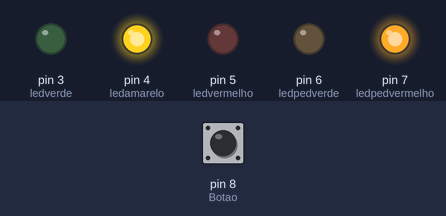
Bench run of a sketch on a simulated Arduino Uno, built with avr-gcc and run on an emulated ATmega328P. Shown: output pins drawn as LEDs (lit = HIGH). The inputs (shaded band) are chosen by the test bench; at power-on: pin 8 (Botao) HIGH.

Above: at 2.1 s.
At 11.7 s:
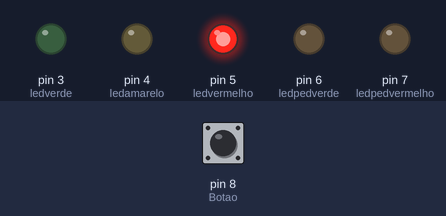
11.8 s: pin 8 (Botao) pulled LOW for 3 s
At 14.9 s:
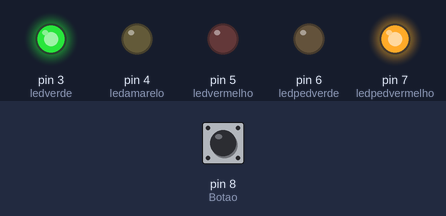
Timing chart, 0 to 28.3 s (numbered marks = the images above; inputs shaded):
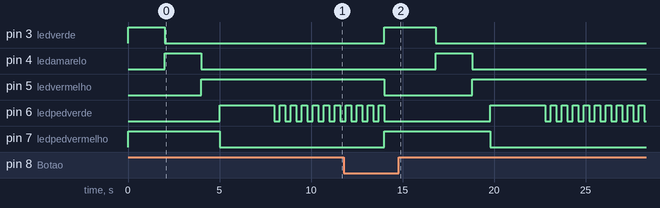

The sketch:

Semaforo_Interativo_comentado.ino
```cpp
/* Projeto: Semáforo; */ // (Matheus Dias);

byte ledverde = 3; // definindo os LEDS, botão, e a variável de leitura para o Botão.
byte ledamarelo = 4;
byte ledvermelho = 5;
byte ledpedverde = 6;
byte ledpedvermelho = 7;
byte Botao = 8;
int EstadoBotao = 0;

void setup(){ //Definindo os componentes como Saída e Entrada. E acendendo o LED verde e vermelho.
  pinMode (ledverde, OUTPUT);
  pinMode (ledamarelo, OUTPUT);
  pinMode (ledvermelho, OUTPUT);
  pinMode (ledpedverde, OUTPUT);
  pinMode (ledpedvermelho, OUTPUT);
  pinMode (Botao, INPUT);
  digitalWrite (ledverde, HIGH);
  digitalWrite (ledpedvermelho, HIGH);
}

void loop() { // Mantém a Luz verde para os trânsito, e a vermelha para os pedestres. Lê o botão, se o botão estiver pressionado, executa a função Pedestre.
 digitalWrite (ledverde, HIGH);
 digitalWrite (ledpedvermelho, HIGH);
  EstadoBotao = digitalRead(Botao);
 if (EstadoBotao == LOW) {
   loop();
 }
 else{
   pedestre();
 }
}

void pedestre() { // Nesta função, têm-se uma espera de 2 segundos, apaga o sinal verde e acende os vermelhos para os carros, e também, apaga o vermelho para os pedestres e acende o verde.
  delay(2000);
  digitalWrite (ledverde, LOW);
  digitalWrite (ledamarelo, HIGH);
  delay(2000);
  digitalWrite (ledamarelo, LOW);
  digitalWrite (ledvermelho, HIGH);
  delay(1000);
  digitalWrite (ledpedvermelho, LOW);
  digitalWrite (ledpedverde, HIGH);
  delay(3000);
  for (int x=0; x<10; x++){
    digitalWrite (ledpedverde, LOW);
    delay(300);
    digitalWrite (ledpedverde, HIGH);
    delay(300);
  }
  digitalWrite (ledpedverde, LOW);
  digitalWrite (ledvermelho, LOW);

}
```
